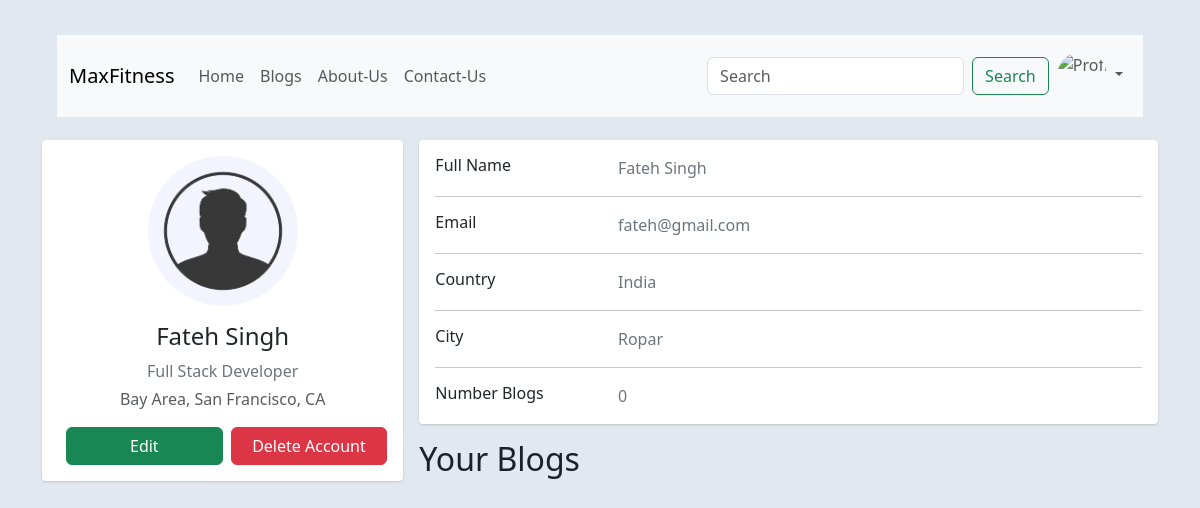
Before: /blog/dashboard/ (signed in) with the older database file.
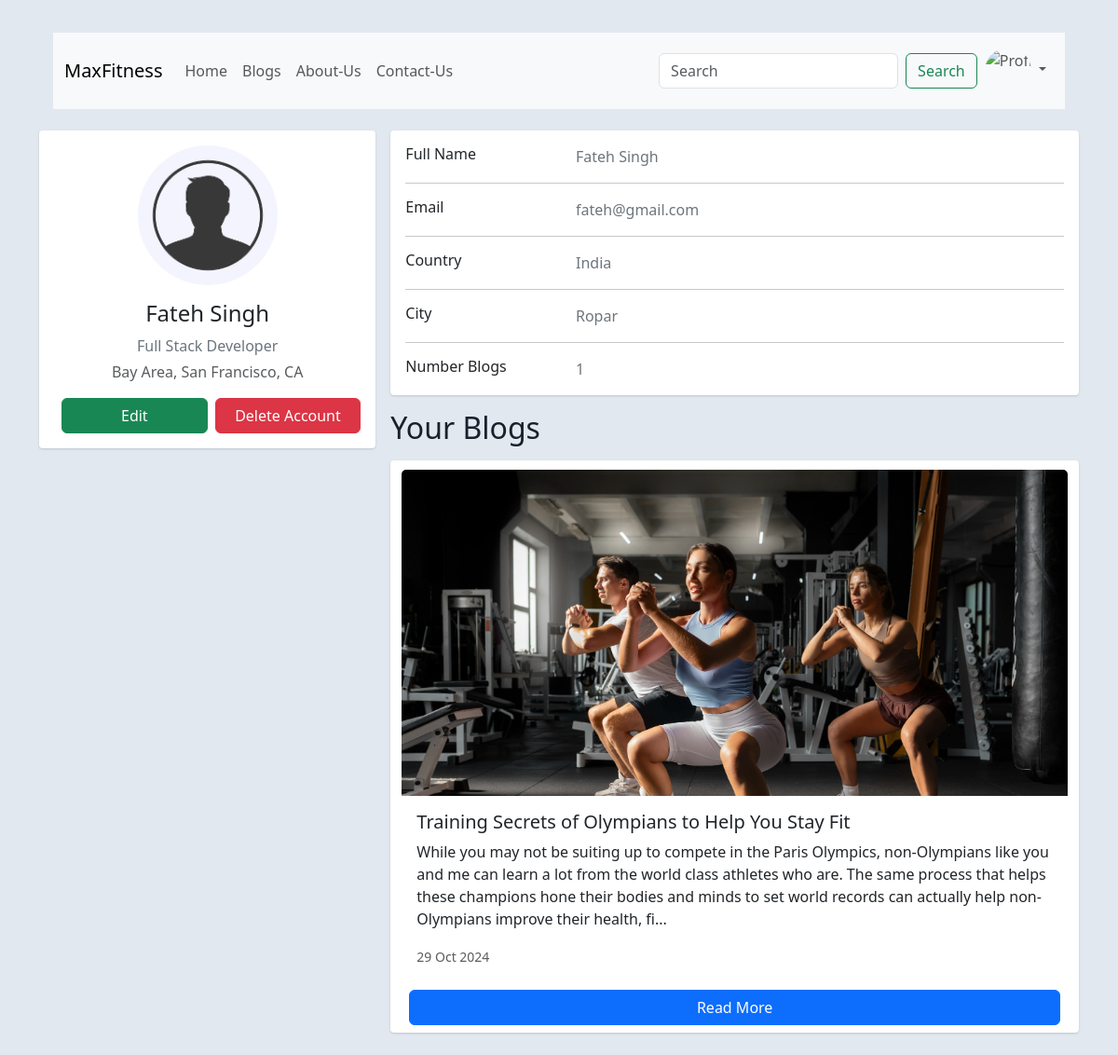
After: the same page with the newer database file.
### Blog/models.py (models this page shows, shortened)
class Blog(models.Model):
    CATEGORY_CHOICES = [
        ('Weight Loss', 'Weight Loss'),
        ('Weight Gain', 'Weight Gain'),
        ('Food', 'Food'),
        ('Health', 'Health'),
        ('Yoga', 'Yoga'),
        ('Muscle Gain', 'Muscle Gain'),
    ]
    blog_id = models.AutoField(primary_key=True, unique=True)
    title = models.CharField(max_length=3000)
    category = models.CharField(max_length=300,choices=CATEGORY_CHOICES)
    introduction = models.TextField(max_length=6000)
    sub_heading1 = models.CharField(max_length=1000)
    content1 = models.TextField(max_length=10000)
    sub_heading2 = models.CharField(max_length=1000)
    content2 = models.TextField(max_length=10000)
    sub_heading3 = models.CharField(max_length=1000)
    content3 = models.TextField(max_length=10000)
    sub_heading4 = models.CharField(max_length=1000)
    content4 = models.TextField(max_length=10000)
    post_date = models.DateTimeField(auto_now=True)
    published_by = models.ForeignKey(Blogger,on_delete=models.CASCADE,null=True)

### Blog/views.py (the view)
# urls.py: path('dashboard/',views.user_dashboard,name='dashboard'),
def user_dashboard(request):
    if request.session.get('blogger_id'):
        blogger_id = request.session.get('blogger_id')
        blogger = models.Blogger.objects.get(blogger_id=blogger_id)
        """select count(*) from Blogs where published_by = blogger_id"""
        number_of_blogs = models.Blog.objects.filter(published_by=blogger_id).count()
        """select * from blogs inner join bloggers on blogs.published_by = bloggers.blogger_id
        where blogs.published_by = bloggers.blogger_id"""
        blogger_blogs = models.Blog.objects.select_related('published_by').filter(published_by=blogger_id).all()
        data = {
            'blogger': blogger,
            'number_of_blogs':number_of_blogs,
            'blogger_blogs':blogger_blogs
        }
        return render(request,'Blog/user_dashboard.html',context=data)
    else:
        return redirect('Blog:login_user')

### Blog/templates/Blog/user_dashboard.html (shortened to what the changed rows need)
<!doctype html>
{% load static %}
<html lang="en">
  <head>
    <link href="https://cdn.jsdelivr.net/npm/bootstrap@5.3.3/dist/css/bootstrap.min.css" rel="stylesheet">
    <link rel="stylesheet" href="{% static 'Blog/css/user_dashboard.css' %}">
    <link rel="stylesheet" href="{% static 'css/navbar.css' %}">
  </head>
  <body>
  <div class="container">
          <div class="row gutters-sm">
            <div class="col-md-8">
              <div class="card mb-3">
                <div class="card-body">
                  <div class="row">
                    <div class="col-sm-3">
                      <h6 class="mb-0">Number Blogs</h6>
                    </div>
                    <div class="col-sm-9 text-secondary">
                      {{number_of_blogs}}
                    </div>
                  </div>
                </div>
              </div>
              <div class="row">
                <h2>Your Blogs</h2>
              </div>
              <div class="row p-2 gutters-sm">
                    {% for blog in blogger_blogs %}
                        <div class="card mb-3">
                          <img height="350vw" src="{% static 'Blog/img/blog1.jpg' %}"
                          class="card-img-top" alt="...">
                          <div class="card-body">
                            <h5 class="card-title">{{blog.title}}</h5>
                            <p class="card-text">{{ blog.introduction|slice:":300" }}...</p>
                            <p class="card-text"><small class="text-muted">{{blog.post_date|date:"d M Y"}}</small></p>
                          </div>
                          <a href="{% url 'Blog:view_blog' blog_id=blog.blog_id %}" class="btn btn-primary m-2">Read More</a>
                        </div>
                    {% endfor %}
              </div>
            </div>
          </div>
        </div>
  </body>
</html>

Changed rows visible on the page:
now on this page (row edited): Blog: title "Training Secrets of Olympians to Help You Stay Fit", introduction "While you may not be suiting up to compete in the Paris Olympics, non-Olympians like you and me can learn a lot from the world class athletes who are. The same process that helps these champions hone their bodies and minds to set world records can actually help non-Olympians improve their health, fi", post_date "29 Oct 2024"
Other visible differences:
{{ number_of_blogs }}: "0" → "1"
